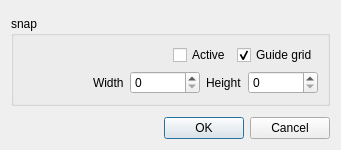
<?xml version="1.0" encoding="UTF-8"?>
<ui version="4.0">
 <class>Form</class>
 <widget class="QWidget" name="Form">
  <property name="geometry">
   <rect>
    <x>0</x>
    <y>0</y>
    <width>341</width>
    <height>141</height>
   </rect>
  </property>
  <property name="minimumSize">
   <size>
    <width>0</width>
    <height>0</height>
   </size>
  </property>
  <property name="windowTitle">
   <string>Form</string>
  </property>
  <layout class="QGridLayout" name="gridLayout">
   <item row="1" column="0">
    <widget class="QDialogButtonBox" name="buttonbox">
     <property name="standardButtons">
      <set>QDialogButtonBox::Cancel|QDialogButtonBox::Ok</set>
     </property>
    </widget>
   </item>
   <item row="0" column="0">
    <layout class="QVBoxLayout" name="verticalLayout_5">
     <property name="topMargin">
      <number>0</number>
     </property>
     <item>
      <layout class="QVBoxLayout" name="verticalLayout">
       <property name="sizeConstraint">
        <enum>QLayout::SetFixedSize</enum>
       </property>
       <property name="topMargin">
        <number>5</number>
       </property>
       <property name="bottomMargin">
        <number>5</number>
       </property>
       <item>
        <widget class="QGroupBox" name="groupBox_2">
         <property name="sizePolicy">
          <sizepolicy hsizetype="Preferred" vsizetype="Preferred">
           <horstretch>0</horstretch>
           <verstretch>0</verstretch>
          </sizepolicy>
         </property>
         <property name="minimumSize">
          <size>
           <width>0</width>
           <height>0</height>
          </size>
         </property>
         <property name="title">
          <string>snap</string>
         </property>
         <layout class="QGridLayout" name="gridLayout_3">
          <item row="1" column="0">
           <layout class="QHBoxLayout" name="horizontalLayout_5">
            <property name="sizeConstraint">
             <enum>QLayout::SetDefaultConstraint</enum>
            </property>
            <property name="topMargin">
             <number>0</number>
            </property>
            <item>
             <spacer name="horizontalSpacer_5">
              <property name="orientation">
               <enum>Qt::Horizontal</enum>
              </property>
              <property name="sizeHint" stdset="0">
               <size>
                <width>40</width>
                <height>20</height>
               </size>
              </property>
             </spacer>
            </item>
            <item>
             <widget class="QLabel" name="label_7">
              <property name="text">
               <string>Width</string>
              </property>
             </widget>
            </item>
            <item>
             <widget class="QSpinBox" name="spinbox_snap_width">
              <property name="minimumSize">
               <size>
                <width>70</width>
                <height>0</height>
               </size>
              </property>
              <property name="maximumSize">
               <size>
                <width>16777215</width>
                <height>16777215</height>
               </size>
              </property>
              <property name="maximum">
               <number>9999</number>
              </property>
             </widget>
            </item>
            <item>
             <widget class="QLabel" name="label_6">
              <property name="text">
               <string>Height</string>
              </property>
             </widget>
            </item>
            <item>
             <widget class="QSpinBox" name="spinbox_snap_height">
              <property name="minimumSize">
               <size>
                <width>70</width>
                <height>0</height>
               </size>
              </property>
              <property name="maximum">
               <number>9999</number>
              </property>
             </widget>
            </item>
           </layout>
          </item>
          <item row="0" column="0">
           <layout class="QHBoxLayout" name="horizontalLayout_4">
            <property name="topMargin">
             <number>0</number>
            </property>
            <item>
             <spacer name="horizontalSpacer_4">
              <property name="orientation">
               <enum>Qt::Horizontal</enum>
              </property>
              <property name="sizeHint" stdset="0">
               <size>
                <width>40</width>
                <height>20</height>
               </size>
              </property>
             </spacer>
            </item>
            <item>
             <widget class="QCheckBox" name="checkbox_snap_active">
              <property name="text">
               <string>Active</string>
              </property>
              <property name="checked">
               <bool>false</bool>
              </property>
             </widget>
            </item>
            <item>
             <widget class="QCheckBox" name="checkbox_snap_grid">
              <property name="text">
               <string>Guide grid</string>
              </property>
              <property name="checked">
               <bool>true</bool>
              </property>
             </widget>
            </item>
           </layout>
          </item>
         </layout>
        </widget>
       </item>
      </layout>
     </item>
    </layout>
   </item>
  </layout>
 </widget>
 <resources/>
 <connections/>
</ui>
